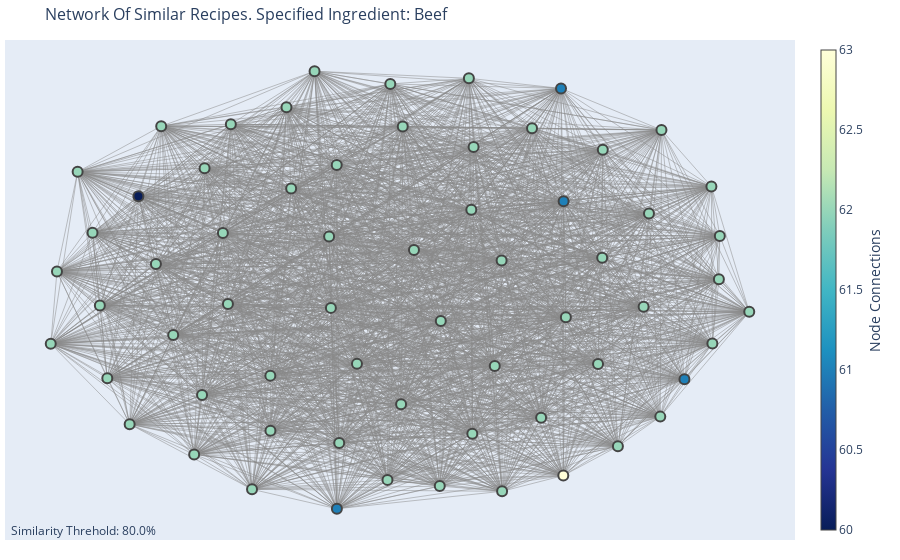

Write notebook code for a chart like this one.
### Markdown cell above
# Network Graph

### Code cell
network_graph(0.8,"beef",f="similar")

### Figure 1 — Plotly figure (JSON) as saved in the notebook; plotly's stock layout.template omitted (floating-point values rounded to 4 significant figures; data arrays with more than 128 entries replaced by an {"elided": "..."} marker saying what was removed)
{"data": [{"hoverinfo": "none", "line": {"color": "#888", "width": 0.5}, "mode": "lines", "type": "scatter", "x": {"elided": "5853 float values"}, "y": {"elided": "5853 float values"}}, {"hoverinfo": "text", "marker": {"color": [62, 62, 62, 62, 62, 62, 62, 62, 62, 62, 62, 62, 62, 62, 62, 62, 62, 62, 62, 62, 63, 61, 62, 62, 60, 62, 62, 62, 61, 62, 62, 62, 62, 62, 62, 62, 62, 62, 62, 62, 62, 62, 62, 62, 62, 62, 61, 62, 62, 62, 62, 62, 62, 62, 62, 62, 62, 62, 61, 62, 62, 62, 62], "colorbar": {"thickness": 15, "title": {"side": "right", "text": "Node Connections"}, "xanchor": "left"}, "colorscale": [[0, "rgb(255,255,217)"], [0.125, "rgb(237,248,177)"], [0.25, "rgb(199,233,180)"], [0.375, "rgb(127,205,187)"], [0.5, "rgb(65,182,196)"], [0.625, "rgb(29,145,192)"], [0.75, "rgb(34,94,168)"], [0.875, "rgb(37,52,148)"], [1, "rgb(8,29,88)"]], "line": {"width": 2}, "reversescale": true, "showscale": true, "size": 10}, "mode": "markers", "text": ["# of connections: 62<br>Recipe Name: Lengua Kare-Kare Recipe<br>Ingredients:<br> 4 lbs. beef tongue<br> ¾ cups peanut<br> ¾ cup almonds<br> 2 bunches bok choy<br> 1 Chinese eggplant<br> 12 string beans cut in 2-inch pieces<br> 1 onion minced<br> 5 cloves garlic chopped<br> 2 quarts water<br> 32 ounces beef broth<br> 4 tablespoons annatto oil<br> Salt to taste", "# of connections: 62<br>Recipe Name: How to Cook Steak<br>Ingredients:<br> 10 ounces T-bone steak<br> 2 teaspoons salt<br> 1 sprig rosemary<br> 2 sprigs thyme<br> ½ teaspoon ground black pepper<br> 2 tablespoons butter<br> 2 tablespoons cooking oil<br> 1 lb. potato peeled and halved<br> ½ cup evaporated milk<br> 1 tablespoon butter<br> Salt and ground black pepper to taste<br> 1 Knorr Beef Cube<br> 3 tablespoons butter<br> 4 tablespoons all-purpose flour<br> 1 ¾ cups water<br> Salt and ground black pepper to taste", "# of connections: 62<br>Recipe Name: Beef Broccoli Recipe with Carrots<br>Ingredients:<br> 1 ½ lbs beef sirloin thinly sliced<br> 1 Knorr Beef Cube<br> 1 cups broccoli floret<br> 2 carrots sliced<br> 3 tablespoons soy sauce<br> 2 tablespoons oyster sauce<br> 1 teaspoon sesame oil<br> 2 teaspoons brown sugar<br> 2 tablespoons cornstarch<br> 1 ½ cups water<br> 1 onion chopped<br> 1 tablespoon garlic minced<br> 3 tablespoons garlic-infused oil<br> 2 teaspoons toasted sesame seeds<br> Salt and ground black pepper to taste", "# of connections: 62<br>Recipe Name: Pinapaitan sa Ampalaya<br>Ingredients:<br> 2 bitter melons<br> 10 ounces beef tripe boiled and chopped<br> 10 ounces beef heart boiled and chopped<br> 4 ounces pork liver sliced<br> 12 ounces beef small intestine boiled and chopped<br> 5 chili pepper<br> 5 kamias bilimbi<br> 1 onion minced<br> 3 thumbs ginger minced<br> 5 cloves garlic minced<br> 5 tablespoons white vinegar<br> 6 cups water<br> 3 tablespoons cooking oil<br> Fish sauce and ground black pepper to taste", "# of connections: 62<br>Recipe Name: Hardinera (Jardinera) Recipe<br>Ingredients:<br> 2 tablespoons cooking oil<br> 1 medium sized onion diced<br> 3 cloves garlic minced<br> 1 lb pork diced<br> 1 cup water<br> 1/2 cup tomato sauce<br> 1/4 cup sweet pickle relish<br> 1/2 cup beef franks or hotdogs diced<br> 1/4 cup raisins<br> 1/2 teaspoon salt<br> 1/2 teaspoon ground black pepper<br> 1/2 beef cube<br> 1/2 cup pineapple chunks<br> 1/4 cup roasted sweet pepper<br> 1/4 cup liver spread<br> 1/4 cup cheese grated<br> 1/2 cup bread crumbs<br> 2 eggs hard boiled<br> sliced or wedged<br> 2 eggs raw", "# of connections: 62<br>Recipe Name: Beef Caldereta Recipe<br>Ingredients:<br> 4 lbs beef short ribs<br> 1 Knorr Beef Cube<br> 14 ounces tomato sauce<br> 1 cup red wine<br> 2 large potato cubed<br> 1 large carrot cubed<br> 1 cup manzanilla olives<br> 2 bell pepper sliced<br> 4 sprigs thyme<br> 2 large onion chopped<br> 1 head garlic chopped<br> 3 tablespoons soy sauce<br> ½ cup liver spread<br> 1 cup water<br> ¼ cup extra virgin olive oil<br> Salt and ground black pepper to taste", "# of connections: 62<br>Recipe Name: Pan Fried Noodles<br>Ingredients:<br> 14 ounces egg noodles<br> ½ lb. beef sliced into thin pieces<br> ¼ cup green onion chopped<br> 3 bunches bok choy<br> ½ cup carrots Julienne<br> 1 onion sliced<br> 2 cloves garlic minced<br> 1 teaspoon minced ginger<br> 5 tablespoons cooking oil<br> 3 ½ Tablespoons oyster sauce<br> 2 teaspoons sesame oil<br> 1 teaspoon sugar<br> 2 Tablespoons soy sauce<br> 3 Tablespoons Shaoxing cooking wine<br> 1 ½ cups water<br> 3 teaspoons cornstarch<br> 1/8 teaspoon ground white pepper", "# of connections: 62<br>Recipe Name: Beef Stroganoff Lasagna<br>Ingredients:<br> 1 lb beef sirloin<br> 8 ounces lasagna<br> 1 onion sliced<br> 2 cups chopped mushroom<br> 3 tablespoons butter<br> 8 ounces mozzarella cheese<br> 1 pack 68 grams Knorr Cream of Mushroom<br> 2 teaspoons paprika<br> ½ cup sour cream<br> 2 ½ cups water", "# of connections: 62<br>Recipe Name: Bulalo Recipe<br>Ingredients:<br> 2 lbs beef shank<br> ½ cabbage whole leaf individually detached<br> 1 bundle bok choy<br> 2 cobs corn each cut into 3 parts<br> 2 Tablespoons whole peppercorn<br> 1/2 cup green onions cut unto 1 1/2 inch pieces<br> 1 onion<br> 34 ounces water<br> fish sauce to taste optional", "# of connections: 62<br>Recipe Name: Beef Pares Lomi<br>Ingredients:<br> 2 1/2 lbs beef kalitiran<br> 1 Knorr Beef Cube<br> 1 lb. fresh miki noodles<br> 5 cloves garlic chopped<br> 1 onion chopped<br> 1 1/2 teaspoons ginger chopped<br> 2 tablespoons potato starch<br> 3 tablespoons brown sugar<br> 2 star anise<br> 1 egg<br> 3 tablespoons soy sauce<br> 6 cups water<br> 3 tablespoons cooking oil<br> Salt and ground black pepper to taste", "# of connections: 62<br>Recipe Name: Baked Spaghetti<br>Ingredients:<br> 1/2 lb spaghetti<br> 1/2 lb. mozzarella cheese<br> 4 ounces quick melt cheese<br> 1 1/2 teaspoons parsley chopped<br> 1 lb ground beef<br> 1 Knorr Beef Cube<br> 15 ounces tomato sauce<br> 15 ounces diced tomato<br> 1 teaspoon Italian seasoning<br> 1 onion chopped<br> 2 cloves garlic minced<br> Salt and ground black pepper to taste", "# of connections: 62<br>Recipe Name: Beef Mechado Recipe<br>Ingredients:<br> 3 cloves garlic crushed<br> 1 piece large onion sliced<br> 2 lbs beef chuck cubed<br> 8 ounces tomato sauce<br> 1 cup water<br> 3 tbsp cooking oil<br> 1 slice lemon with rind<br> 1 piece large potato sliced<br> 1/4 cup soy sauce<br> 1/2 tsp. ground black pepper<br> 2 pieces bay leaves laurel<br> salt to taste", "# of connections: 62<br>Recipe Name: Almondigas Recipe<br>Ingredients:<br> 1 lb ground pork<br> 1 piece patola ridge gourd<br> sliced<br> 4 ounces misua<br> 1 piece onion minced<br> 6 cloves garlic crushed<br> 3 tablespoons fish sauce<br> 1 piece raw egg<br> 1 piece beef cube<br> 1/8 cup all-purpose flour<br> 1 teaspoon Salt<br> 1/2 teaspoon ground black pepper<br> 5 cups water<br> 3 tablespoons cooking oil", "# of connections: 62<br>Recipe Name: Beef Salpicao<br>Ingredients:<br> 1 ½ lbs. beef tenderloin cubed<br> 1 head garlic<br> 1 teaspoon salt<br> 3 tablespoons butter<br> ¼ cup olive oil<br> ½ teaspoon ground black pepper<br> 5 tablespoons Worcestershire Sauce<br> 2 tablespoons oyster sauce", "# of connections: 62<br>Recipe Name: No Oven Baked Macaroni Recipe<br>Ingredients:<br> 1 lb. elbow macaroni<br> 1 lb. ground beef<br> 1 piece Knorr Beef Cube<br> 3 pieces hotdogs sliced crosswise<br> 4 ounces ham chopped<br> 16 ounces tomato sauce<br> 1 1/4 cups banana ketchup<br> 1 piece onion chopped<br> 3 cloves garlic chopped<br> 3 tablespoons all-purpose cream optional<br> 1 piece red bell pepper chopped<br> 1 cup cheddar cheese shredded<br> 1 1/2 tablespoons white sugar<br> 2 ½ cups water<br> Salt and ground black pepper to taste<br> 3 tablespoons cooking oil", "# of connections: 62<br>Recipe Name: Baked Macaroni Recipe<br>Ingredients:<br> 1 lb elbow macaroni uncooked<br> 3 tablespoon butter<br> 1 lb ground beef<br> 1 ½ cup tomatoes diced (in can)<br> 1 piece onions diced<br> 1/2 cup green bell pepper diced<br> 1/2 cup tomato paste<br> 1 teaspoon paprika<br> 1 piece beef cube<br> 1 cup water<br> 1 tablespoon sugar<br> Salt and pepper to taste<br> 3 tbsp butter<br> 3 tbsp all-purpose flour<br> 2 cups fresh milk<br> 1/4 teaspoon salt<br> 1 ounce parmesan cheese grated<br> 2 ounces sharp cheddar cheese grated", "# of connections: 62<br>Recipe Name: Ginisang Munggo (Monggo)<br>Ingredients:<br> 1 1/2 cups Mung beans<br> 1 tbsp garlic<br> ½ lb pork thinly sliced<br> 2 cups spinach (or alugbati)<br> 1 piece tomato chopped<br> 1 piece onion chopped<br> 8 pieces shrimp optional<br> 2 tablespoons fish sauce<br> 24 ounces water for boiling<br> 1 piece Knorr beef cube for flavoring<br> 1/2 cup crushed pork rind chicharon<br> 1/4 teaspoon ground black pepper", "# of connections: 62<br>Recipe Name: Nilagang Baka Recipe<br>Ingredients:<br> 2 lbs. beef sirloin cubed<br> 2 bunches baby bok choy or pechay<br> 1 piece cabbage<br> 6 pieces Saba banana halved<br> 4 pieces baking potato quartered<br> 1 piece white onion halved<br> 4 staks celery chopped<br> 1 piece star anise<br> 4 cups beef broth<br> 4 cups water<br> Salt and pepper to taste", "# of connections: 62<br>Recipe Name: Burger Steak<br>Ingredients:<br> 1 lb. ground beef<br> 1 teaspoon onion powder<br> 1 piece Knorr Beef Cube<br> 1/2 cup breadcrumbs<br> 1/2 teaspoon garlic powder<br> 1 piece egg beaten<br> 1/4 teaspoon ground black pepper<br> ¼ cup cooking oil<br> 2 tablespoons parsley chopped<br> 5 ounces button mushroom thinly sliced<br> 3 tablespoons butter<br> 4 tablespoons all-purpose flour<br> 1 piece Knorr Beef Cube<br> 1/4 teaspoon Knorr liquid seasoning<br> 1/2 teaspoon onion powder<br> 1/4 teaspoon garlic powder<br> 1 3/4 cup water", "# of connections: 62<br>Recipe Name: Beef Pares Kanto Style<br>Ingredients:<br> 3 lbs. beef chuck cut into cubes<br> 1 piece Knorr Beef Cube<br> 3 pieces star anise<br> 1 piece onion chopped<br> 4 cloves garlic chopped<br> 3 thumbs ginger minced<br> 1/4 cup soy sauce<br> 3 tablespoons brown sugar<br> 2 tablespoons cooking oil<br> 1 tablespoon onion powder<br> 1/4 teaspoon ground black pepper<br> 3 quarts water<br> 4 tablespoons cornstarch<br> Salt to taste<br> 3 1/2 cups leftover white rice<br> 5 cloves garlic<br> 3 tablespoons cooking oil<br> Salt to taste", "# of connections: 63<br>Recipe Name: Beef Stroganoff<br>Ingredients:<br> 1 lb. beef sirloin sliced into thin pieces<br> 1 piece onion sliced<br> 8 ounces button mushroom<br> ½ cup sour cream<br> 3 tablespoons cooking oil<br> Salt and ground black pepper to taste<br> 1 lb. egg noodles cooked according to package instructions<br> 2 tablespoons all-purpose flour<br> 2 tablespoons butter<br> 1 piece Knorr Beef Cube<br> 2 cups water", "# of connections: 61<br>Recipe Name: Pancit Batil Patung Recipe<br>Ingredients:<br> 6 oz. minced beef or carabeef<br> 12 oz. fresh Miki noodles<br> 3 to 4 oz. pork liver sliced<br> 1 medium red onion cubed<br> 1 1/2 cup mung bean sprouts<br> 3/4 cups chopped green onions<br> 1 cup shredded cabbage<br> 1 cup carrot julienne<br> 3 tablepespoons soy sauce<br> 1 egg<br> 1/4 teaspoon ground black pepper<br> 6 oz. lechon carajay chopped<br> 3 tablespoons cooking oil<br> 1 lb. beef bones with meat<br> 1 beef cube<br> 1 egg<br> 6 to 8 cups water<br> 1 stalk celery chopped<br> 1 medium carrot cubed<br> 1 small onion cubed", "# of connections: 62<br>Recipe Name: Goto Laman Loob and Tokwat Baboy<br>Ingredients:<br> 1 cup jasmine rice<br> 1 cup glutinous rice<br> 4 quarts water<br> 2 pieces Knorr Beef Cube<br> 1 lb. beef heart<br> 1 lb. ox tripe<br> ½ lb. beef large intestine<br> 1 piece onion chopped<br> 3 thumbs ginger minced<br> 1 head garlic minced<br> 3 stalks lemongrass<br> 4 pieces bay leaves dry<br> 3 tablespoons fish sauce<br> 1 teaspoon turmeric powder<br> 2 teaspoons onion powder<br> 4 tablespoons cooking oil<br> 1 cup green onion chopped<br> ½ cup toasted garlic<br> ¼ cup chili garlic oil<br> Salt and ground black pepper to taste<br> 1 lb. pig cheeks<br> 2 stalks lemongrass<br> 1 quart water<br> 3 pieces bay leaves dried<br> 1 tablespoon salt<br> 14 ounces extra firm tofu<br> 1 ½ cups cooking oil<br> 1 piece red onion sliced<br> 3 pieces Thai chili chopped<br> ¼ cup green onion chopped<br> 4 cloves garlic crushed and chopped<br> ¼ cup soy sauce<br> ¾ cups white vinegar<br> ½ cup lemon lime soda<br> Salt and pepper to taste", "# of connections: 62<br>Recipe Name: Filipino Beef Caldereta (Pulutan Style)<br>Ingredients:<br> 4 lbs beef neck bone chopped<br> 1 piece Knorr Beef Cube<br> 1 1/2 tablespoons soy sauce<br> 2 cups water<br> 1 piece green bell pepper sliced<br> 1 piece red bell pepper sliced<br> 1 piece potato cubed<br> 1 piece carrots sliced<br> 8 ounces tomato sauce<br> 3 tablespoons peanut butter<br> 1 tablespoon liver spread<br> 5 pieces Thai chili pepper chopped<br> 1 piece onion chopped<br> 5 cloves garlic crushed<br> Salt and ground black pepper to taste<br> 3 tablespoons cooking oil", "# of connections: 60<br>Recipe Name: Beef Stir Fry<br>Ingredients:<br> 1 lb. beef tenderloin thinly sliced<br> 3 tablespoons oyster sauce<br> 1 teaspoon soy sauce<br> 1 ½ tablespoons cornstarch<br> 1/2 teaspoon ground black pepper<br> 1- piece green bell pepper sliced into thick strips<br> 1- piece red bell pepper sliced into thick strips<br> 1/2 cup cooking oil", "# of connections: 62<br>Recipe Name: Kinamatisang Baka<br>Ingredients:<br> 4 lbs. beef neck bone<br> 1 piece Knorr beef cube<br> 6 cups water<br> 6 pieces tomato cubed<br> 1 piece onion cubed<br> 5 cloves garlic chopped<br> 12 pieces sitaw sliced in 2-inch pieces<br> 3 cups sweet potato leaves<br> 3 tablespoons cooking oil<br> Patis and ground black pepper to taste", "# of connections: 62<br>Recipe Name: Beef Asado<br>Ingredients:<br> 3 1/2 lbs. beef chuck<br> 1 piece Knorr Beef Cube<br> 8 ounces tomato sauce<br> 3 cups water<br> 6 tablespoons soy sauce<br> 1 1/2 tablespoons white vinegar<br> 2 teaspoons whole peppercorn crushed<br> 4 pieces bay leaves dried<br> 1/2 piece lemon<br> 2 tablespoons tomato paste<br> 3 tablespoons butter<br> 1/2 cup cooking oil<br> 1 piece onion chopped<br> 4 cloves garlic chopped", "# of connections: 62<br>Recipe Name: Easy Beef Nachos<br>Ingredients:<br> 1 lb ground beef<br> 18 ounces tortilla chips<br> 1 teaspoon cumin<br> 2 teaspoons chili powder<br> 1 teaspoon garlic powder<br> 1 teaspoon onion powder<br> Salt and pepper to taste<br> 1 piece tomato chopped<br> 1 piece Serrano pepper sliced<br> 3 tablespoons cooking oil<br> 3 tablespoons butter<br> 3 tablespoons all-purpose flour<br> 2 cups fresh milk<br> 8 ounces quick melt cheese", "# of connections: 61<br>Recipe Name: Beef Papaitan<br>Ingredients:<br> 1 lb beef heart cubed<br> 1 lb beef small intestine cleaned<br> 1 lb beef tripe cleaned<br> 1/2 lb beef liver cubed<br> 1 lb beef kidney cubed<br> 22 grams Knorr Sinigang sa Sampaloc Mix<br> 1 piece onion chopped<br> 3 thumbs ginger minced<br> 5 cloves garlic crushed<br> 3 piece long green pepper sliced<br> 8 cups water<br> beef bile to taste<br> Salt and pepper to taste<br> 3 tablespoons cooking oil", "# of connections: 62<br>Recipe Name: Creamy Lengua with Corn<br>Ingredients:<br> 3 lbs. ox tongue<br> 1 piece Knorr Beef Cube<br> 15 ounces whole kernel corn<br> 10 ounces cream of mushroom<br> 7 ounces all-purpose cream<br> 1 piece onion chopped<br> 7 cloves garlic crushed and minced<br> 3 tablespoons butter<br> 1 1/2 cups water<br> Salt and ground black pepper to taste", "# of connections: 62<br>Recipe Name: Spare Ribs Hamonado<br>Ingredients:<br> 2 lbs spare ribs cut into serving pieces<br> 20 oz. pineapple chunks in can<br> 2 cups beef broth<br> 1 piece onion<br> 5 cloves garlic crushed<br> 3 tablespoons soy sauce<br> 2 1/2 tablespoons brown sugar<br> 3 tablespoons cooking oil<br> Salt and ground black pepper to taste", "# of connections: 62<br>Recipe Name: Bulalo Kare-Kare<br>Ingredients:<br> 3 lbs beef shank bulalo<br> 1 piece Knorr Beef Cube<br> 1 cup roasted peanuts<br> 15 pieces sitaw cut in 2-inch pieces<br> 1 piece eggplant sliced<br> 1 bunch bok choy<br> 1/2 cup annatto seeds<br> 8 cloves garlic crushed and chopped<br> 1 1/2 pints water<br> 2 teaspoons cornstarch diluted in 1/4 cup water<br> ground black pepper to taste<br> 1/2 cup bagoong alamang<br> 3 tablespoons cooking oil", "# of connections: 62<br>Recipe Name: Corned Beef Lomi Batangas Style<br>Ingredients:<br> 12 ounces canned corned beef<br> 1 piece Knorr Beef Cube<br> 12 ounces fresh noodles<br> 1 piece carrot minced<br> 2 pieces eggs raw<br> ½ cup all-purpose flour<br> 5 tablespoons cornstarch<br> 1 piece onion chopped<br> 4 cloves garlic crushed<br> ½ cup green onion chopped<br> 2 tablespoons soy sauce<br> 2 pieces eggs boiled<br> 1 cup chicharon<br> 6 cups water<br> ½ cup cooking oil<br> Salt and ground black pepper to taste", "# of connections: 62<br>Recipe Name: Saucy Beef with Broccoli<br>Ingredients:<br> 1 ½ lbs. beef sirloin<br> 3 tablespoons soy sauce<br> 3 tablespoons cooking wine<br> 4 tablespoons oyster sauce<br> 2 tablespoons cornstarch<br> 2 cups broccoli florets<br> 2 thumbs ginger<br> 1 piece onion<br> 1 ½ cup beef broth<br> 3 tablespoons cooking oil<br> Salt and pepper to taste", "# of connections: 62<br>Recipe Name: Beef and Baby Corn Stir Fry Recipe<br>Ingredients:<br> 3/4 lbs beef sirloin sliced into thin strips<br> 15 pieces baby corn<br> 1 1/2 cups snap peas<br> 1 small red bell pepper sliced into strips<br> 1/4 cup light soy sauce<br> 3 to 4 tablespoons oyster sauce<br> 1 1/2 tablespoons cornstarch<br> 1/2 teaspoon ground black pepper<br> 1/2 teaspoon salt<br> 3 table spoon Shoaxing cooking wine<br> 3 tablespoon cooking oil", "# of connections: 62<br>Recipe Name: Beef Hinalang Recipe<br>Ingredients:<br> 1 1/2 lbs beef thinly sliced<br> 1 piece Knorr Beef Cube<br> 3/4 cup green onion chopped<br> 12 pieces Thai chili pepper chopped<br> 2 tablespoons white vinegar<br> 4 tablespoons soy sauce<br> 1 piece onion chopped<br> 3 thumbs ginger sliced<br> 5 cloves garlic minced<br> 4 cups water<br> 3 tablespoons cooking oil<br> Ground black pepper to taste", "# of connections: 62<br>Recipe Name: Corned Beef Omelet<br>Ingredients:<br> 12 ounces corned beef<br> 3 pieces eggs<br> 1 piece onion<br> 4 cloves garlic<br> 3/4 cup green onion chopped<br> 3 tablespoons Cooking oil<br> Salt and ground black pepper to taste", "# of connections: 62<br>Recipe Name: Beef Kaldereta sa Gata with Peanut Butter<br>Ingredients:<br> 2 lbs. beef chuck cubed<br> 8 ounces tomato sauce<br> 1 piece tomato chopped<br> 2 cups beef broth<br> 2 cups coconut mlk<br> 3 tablespoons peanut butter<br> 1 piece onion chopped<br> 5 cloves garlic chopped<br> 2 pieces potato cubed<br> 1 piece red bell pepper sliced<br> 1 piece green bell pepper sliced<br> 3 pieces Thai chili pepper optional<br> 3 tablespoons cooking oil<br> Salt and ground black pepper to taste", "# of connections: 62<br>Recipe Name: Bulalugaw Recipe<br>Ingredients:<br> 2 lbs beef shank<br> 1 piece Knorr Beef Cube<br> 1 cup Jasmine rice<br> 1 piece sweet corn<br> 3/4 cup scallions chopped<br> 1/4 cup roasted garlic<br> 1 piece onion chopped<br> 1 head garlic crushed<br> 1/2 cup chicharon crushed<br> 3 pieces egg boiled<br> 2 quarts water<br> 3 tablespoons cooking oil<br> 1/2 teaspoon salt<br> Fish sauce and ground white pepper to taste", "# of connections: 62<br>Recipe Name: Beef Stroganoff<br>Ingredients:<br> 1 1/2 lbs beef sirloin<br> 6 ounces mushrooms sliced<br> 10 ounces cream of mushroom soup<br> 1 cup sour cream<br> 1 piece onion chopped<br> 2 tablespoons all-purpose flour<br> 3 tablespoons butter<br> 2 tablespoons olive oil<br> 2 cups beef broth<br> Salt and ground black pepper to taste", "# of connections: 62<br>Recipe Name: Beef Tripe Kare Kare<br>Ingredients:<br> 2 lbs. beef tripe sliced<br> 1 piece Knorr Beef Cube<br> 1 bunch baby bok choy<br> 15 pieces snake beans cut into 2-inch pieces<br> 1 piece Chinese eggplant sliced<br> 1 ½ cup peanut processed until smooth and creamy<br> ½ cup annatto seeds<br> 1 piece onion minced<br> 5 cloves garlic minced<br> 1 ½ tablespoons glutinous rice flour<br> 6 cups water<br> 3 tablespoons cooking oil<br> Ground black pepper and shrimp paste bagoong alamang to taste", "# of connections: 62<br>Recipe Name: Pinoy Style Baked Macaroni with White Sauce<br>Ingredients:<br> 1 lb. elbow macaroni<br> 1 piece Knorr Beef Cube<br> ½ lb. ground beef<br> ½ lb. ground pork<br> ½ cup red bell pepper chopped<br> ½ cup green bell pepper chopped<br> 15 ounces tomato sauce<br> 1 piece onion<br> 4 cloves garlic chopped<br> 2 teaspoons sugar<br> Salt and ground black pepper to taste<br> 3 tablespoons cooking oil<br> ¾ cup water<br> ¼ cup butter salted<br> 2 cups milk<br> 3 ½ tablespoons all-purpose flour<br> ¾ cups cheddar cheese shredded", "# of connections: 62<br>Recipe Name: Longanisa Fried Rice and Ginisang Corned Beef with Kalabasa<br>Ingredients:<br> 3 pieces longanisa<br> 2 pieces egg<br> 4 1/2 cups leftover rice<br> 1 teaspoon salt<br> 1/4 cup butter<br> 1/2 cup carrot diced<br> 1/2 cup green peas<br> ground black pepper to taste<br> 12 ounces corned beef<br> 2 pieces onion sliced<br> 5 cloves garlic crushed<br> 3 tablespoons cooking oil<br> 1/4 piece butternut squash cubed<br> 1/2 cup water<br> Salt and ground black pepper to taste", "# of connections: 62<br>Recipe Name: Homemade Kalabasa and Corned Beef Nuggets<br>Ingredients:<br> 12 ounces corned beef<br> 2 cups kalabasa<br> 1 piece egg<br> 1 teaspoon garlic powder<br> 1/2 teaspoon ground black pepper<br> 1 teaspoon salt<br> 1 cup breadcrumbs for the mixture<br> 1/2 cup breadcrumbs for coating<br> 2 1/2 cups cooking oil", "# of connections: 62<br>Recipe Name: Chicken Adobo Fried Rice and Tortang Corned Beef<br>Ingredients:<br> 1 cup chicken adobo shredded and chopped<br> 4 cups leftover rice<br> 1/2 teaspoon salt<br> 4 cloves garlic crushed<br> 3 tablespoons cooking oil<br> 1 1/2 cups corned beef sauteed<br> 1 piece egg<br> 1/8 teaspoon ground black pepper<br> 4 tablespoons cooking oil", "# of connections: 62<br>Recipe Name: Asian Beef with Mushroom<br>Ingredients:<br> 1 lb. sirloin thinly sliced and cut into serving pieces<br> 1 1/2 cups white mushrooms sliced<br> 15 pieces snow peas<br> 6 tablespoons soy sauce<br> 1/2 teaspoon ginger minced<br> 1/2 teaspoon garlic powder<br> 1/2 cup beef broth<br> 1 piece yellow onion sliced<br> 1/4 cup cooking wine<br> 3 tablespoons cooking oil<br> 1 1/2 tablespoons cornstarch diluted in 3 tablespoons water<br> 1/8 teaspoon ground black pepper<br> Salt to taste", "# of connections: 61<br>Recipe Name: Red Wine Beef Stew<br>Ingredients:<br> 2 lbs. beef chuck cubed<br> 1 1/2 cup red wine<br> 3 cups beef broth<br> 4 strips bacon chopped<br> 15 pieces pearl onion<br> 3 ounces tomato paste<br> 1 piece carrot sliced<br> 5 sprigs thyme<br> 1 piece onion chopped<br> 6 cloves garlic minced<br> Salt and pepper to taste", "# of connections: 62<br>Recipe Name: Galbi Recipe<br>Ingredients:<br> 3 lbs beef short ribs sliced<br> 3/4 cups light soy sauce<br> 3 tablespoons garlic minced<br> 4 tablespoons brown sugar<br> 2 tablespoons granulated white sugar<br> 1 tablespoon rice wine<br> 1 tablespoon sesame oil<br> 1/4 teaspoon chili powder", "# of connections: 62<br>Recipe Name: Paklay Recipe<br>Ingredients:<br> 1 cup Bamboo shoots julienne<br> 1 lb. pig liver sliced into thin strips<br> 20 oz Pineapple chunks<br> 5 pieces dried bay leaves<br> 1/2 lb. pig kidney cleaned<br> 1/2 lb. pig heart<br> 1 lb. ox tripe<br> 1/2 lb. pig stomach<br> 1 piece red onion minced<br> 1 head garlic minced<br> 2 1/2 teaspoons Annatto powder<br> 2 thumbs ginger minced<br> 1 piece red bell pepper julienned<br> 1 piece beef cube or 2 teaspoons beef powder<br> 2 cups water for cooking<br> 5 cups water for boiling<br> Salt and pepper to taste<br> 3 tablespoons olive oil", "# of connections: 62<br>Recipe Name: Creamy Lengua in White Sauce<br>Ingredients:<br> 2 1/2 lbs. ox tongue boiled and sliced<br> 1 cup button mushroom sliced<br> 1/4 cup butter<br> 1 piece Knorr Beef Cube<br> 1 piece onion minced<br> 1/2 teaspoon garlic powder<br> 1 cup heavy whipping cream<br> 1/2 cup Lady’s Choice Mayonnaise<br> 2 cups water<br> Salt and ground black pepper to taste", "# of connections: 62<br>Recipe Name: Tapsilog<br>Ingredients:<br> 1 lb. beef sirloin sliced thinly<br> 3 pieces eggs<br> 6 tablespoons cooking oil<br> 3 tablespoons Knorr Liquid Seasoning<br> 6 cloves crushed garlic<br> ¾ cups pineapple juice<br> 2 tablespoons brown sugar<br> ¼ teaspoon ground white pepper<br> 5 cups leftover rice<br> 1 teaspoon salt<br> 5 cloves garlic crushed", "# of connections: 62<br>Recipe Name: Beef Pares<br>Ingredients:<br> 2 ½ lbs. beef cubed<br> 1 piece Knorr Beef Cube<br> 2 pieces star anise<br> ¼ cup brown sugar<br> ½ cup scallions chopped<br> 2 thumbs ginger minced<br> 6 tablespoons soy sauce<br> 1 piece onion chopped<br> 5 cloves garlic crushed<br> 2 ½ cups water<br> 3 tablespoons cooking oil<br> Salt and ground black pepper to taste", "# of connections: 62<br>Recipe Name: Beef Kaldereta Recipe<br>Ingredients:<br> 2 lbs beef cubed<br> 3 pieces garlic cloves crushed and chopped<br> 1 piece onion finely chopped<br> 2 cups beef broth<br> 1 piece red bell pepper sliced<br> 1 piece green bell pepper sliced<br> 1 cup tomato sauce<br> ½ cup liver spread processed using blender<br> 1 teaspoon chili flakes<br> 3 pieces dried bay leaves<br> 2 cups potatoes sliced<br> 2 cups carrots sliced<br> 1/4 cup cooking oil<br> ⅔ cup green olives<br> salt and pepper to taste", "# of connections: 62<br>Recipe Name: Spaghetti and Meatballs<br>Ingredients:<br> 1/2 lb. Spaghetti<br> 6 cups water for boiling<br> 1/2 lb. ground pork<br> 1/2 lb. ground beef<br> 1/4 cup bread crumbs<br> 1 egg<br> 3 cloves garlic minced<br> 1/4 cup Parmesan cheese<br> 12 pieces Cheddar cheese cubed<br> 1/4 teaspoon ground black pepper<br> 1/2 teaspoon salt<br> 4 tablespoons extra virgin olive oil<br> 14 oz. Stewed tomato<br> 14 oz. tomato sauce<br> 1 Knorr Beef Cube<br> 1 piece onion chopped<br> 3 cloves garlic minced<br> 5 pieces basil leaves<br> Salt and ground black pepper to taste", "# of connections: 62<br>Recipe Name: Salisbury Steak with Mashed Potato<br>Ingredients:<br> 1 lb. ground beef<br> 1 piece Knorr Beef Cube<br> 6 tablespoons bread crumbs<br> 2 tablespoons mustard powder<br> 1 tablespoons tomato ketchup<br> 2 tablespoons Worcestershire Sauce<br> ¼ teaspoon ground black pepper<br> ½ teaspoon salt<br> 3 tablespoons butter<br> 3 tablespoons olive oil<br> 1 piece Knorr Beef Cube<br> 1 ½ tablespoons tomato ketchup<br> 1 piece onion sliced<br> 1 ½ tablespoons Worcestershire sauce<br> 2 cups water<br> 2 tablespoons cornstarch<br> Salt and ground black pepper to taste<br> 3 pieces baking potato<br> ¾ cups fresh milk<br> 2 tablespoons butter<br> 6 cups water for boiling<br> 1 ½ teaspoons salt<br> 1/8 teaspoon ground black pepper", "# of connections: 62<br>Recipe Name: Beef with Broccoli<br>Ingredients:<br> 1 lb. beef sliced into thin pieces<br> 2 cups broccoli cut into florets<br> 2 teaspoons ginger minced<br> 2 cloves garlic minced<br> 1 tablespoon cornstarch<br> 1/2 to 3/4 cups water optional<br> ¼ cup cooking oil<br> Salt and ground black pepper to taste<br> 1/4 cup oyster sauce<br> 1 tablespoon Knorr Liquid Seasoning<br> 1/2 teaspoon Sesame oil optional<br> 3 tablespoons cooking wine optional<br> 1 teaspoon granulated white sugar", "# of connections: 62<br>Recipe Name: Ampalaya Con Carne Recipe<br>Ingredients:<br> ½ lb beef sirloin sliced into thin pieces<br> 1 piece ampalaya cored and sliced<br> 1 piece onion chopped<br> ¾ cups water<br> 3 tablespoons cooking oil<br> 2 tablespoons oyster sauce<br> 3 tablespoons soy sauce<br> 1 ½ teaspoon Sesame oil<br> 1 ½ teaspoons cornstarch<br> 4 cloves garlic minced<br> 1 thumb ginger minced<br> ½ teaspoon ground black pepper", "# of connections: 62<br>Recipe Name: Christmas Lasagna<br>Ingredients:<br> 1 lb. ground beef<br> ½ lb. ground Italian sausage<br> 1 piece Knorr Beef Cube<br> 12 pieces lasagna<br> 1 cup shredded Mozzarella cheese<br> 12 ounces Ricotta cheese<br> ¾ cup grated Parmesan cheese<br> 29 ounces diced tomato canned<br> 3 ounces tomato paste<br> ¾ cups water<br> 2 pieces yellow onion chopped<br> 3 tablespoons chopped parsley<br> ¼ cup chopped fresh basil<br> 1 teaspoon Italian seasoning<br> 3 cloves garlic minced<br> 3 tablespoons olive oil<br> Salt ground black pepper<br> and sugar to taste", "# of connections: 61<br>Recipe Name: Bistek Tagalog (beefsteak) Recipe<br>Ingredients:<br> 1 1/2 lbs beef sirloin thinly sliced<br> 5 tablespoons soy sauce<br> 4 pieces calamansi or 1-piece lemon<br> 1/2 tsp ground black pepper<br> 3 cloves garlic minced<br> 3 pieces yellow onion sliced into rings<br> 4 tablespoons cooking oil<br> 1 cup water<br> 1 pinch salt", "# of connections: 62<br>Recipe Name: Kare Kare<br>Ingredients:<br> 3 lbs oxtail cut in 2 inch slices you an also use tripe or beef slices<br> 1 piece small banana flower bud sliced<br> 1 bundle pechay or bok choy<br> 1 bundle string beans cut into 2 inch slices<br> 4 pieces eggplants sliced<br> 1 cup ground peanuts<br> 1/2 cup peanut butter<br> 1/2 cup shrimp paste<br> 34 Ounces water about 1 Liter<br> 1/2 cup annatto seeds soaked in a cup of water<br> 1/2 cup toasted ground rice<br> 1 tbsp garlic minced<br> 1 piece onion chopped<br> salt and pepper", "# of connections: 62<br>Recipe Name: Carbonara Recipe Filipino Style<br>Ingredients:<br> 3/4 lb. spaghetti<br> 1 piece Knorr beef cube<br> 7 strips bacon<br> 15 ounces all-purpose cream<br> 6 tablespoons grated Parmesan cheese<br> 1 piece yellow onion chopped<br> 2 cloves garlic minced<br> 1/8 teaspoon ground nutmeg<br> 1 teaspoon salt<br> 2 quarts water", "# of connections: 62<br>Recipe Name: Kare Kare Recipe<br>Ingredients:<br> 1 1/2 lb. ox tail<br> 1 lb beef tripe<br> 1 piece Knorr Beef Cube<br> 1 bunch pechay<br> 1 piece talong sliced<br> 12 pieces sitaw cut into 2 inch pieces<br> 1 cup sliced banana blossoms<br> 3/4 cup peanut butter<br> 1/2 cup annatto seeds<br> 1/4 cup bagoong alamang<br> 1 teaspoon cornstarch<br> 1 piece yellow onion<br> 4 cloves garlic crushed<br> 3 tablespoons cooking oil<br> 2 quarts water", "# of connections: 62<br>Recipe Name: Spicy Pork Kaldereta Recipe<br>Ingredients:<br> 2 lbs pork belly<br> 1 pieces carrot sliced<br> 2 pieces potato cubed<br> 1 can diced tomato 14 oz.<br> 1 piece red bell pepper<br> 1 can liver spread 85 grams<br> 6 pieces Thai chili pepper chopped<br> 3/4 cup green pea<br> 2 cups beef broth<br> 1 piece red onion<br> 4 cloves garlic crushed<br> 2 tablespoons soy sauce<br> 3 tablespoons cooking oil"], "type": "scatter", "x": [0.4759, 0.4051, 0.7491, -0.5044, 0.5814, -0.8348, 0.9132, 0.1155, 0.8946, -0.3227, -0.1719, 0.009677, -0.3688, 0.2056, 0.1987, -0.7709, -0.4211, 0.7457, 0.6246, -0.6807, 0.4686, -0.1786, -0.3684, 0.2727, -0.7458, -0.2008, 0.5678, -0.5865, 0.8148, 0.04178, 0.9159, 1.0, -0.2424, -0.4816, -0.5639, -0.9786, -0.877, 0.2936, 0.004944, -0.6464, 0.6981, 0.2085, 0.3791, -0.856, 0.5797, -0.4899, 0.4695, -0.1957, 0.2923, 0.7134, 0.2122, -0.5567, -0.3093, -0.02587, -0.1212, -0.9195, 0.1184, -0.6958, 0.462, -0.179, -0.03395, 0.8918, -0.9964], "y": [-0.1284, -0.5859, 0.7228, 0.2547, 0.6329, -0.4058, 0.04389, -0.8964, -0.2484, 0.826, -0.7008, 0.7383, -0.3941, 0.3598, 0.9577, -0.6148, -0.9111, -0.5805, -0.7157, 0.74, -0.8485, -0.9993, -0.6451, -0.3503, 0.4212, 0.2387, -0.3415, -0.7523, -0.4103, 0.1776, 0.241, -0.1042, 0.9897, 0.749, -0.4822, 0.07955, 0.2558, -0.92, -0.5239, -0.2096, -0.08113, -0.6579, 0.731, -0.07517, 0.1413, -0.06848, 0.3988, -0.08608, 0.1297, 0.3434, 0.6454, 0.5487, 0.4565, 0.9319, -0.3407, 0.5324, -0.1453, 0.1133, 0.9116, 0.5634, -0.8681, 0.4655, -0.2495]}], "layout": {"annotations": [{"showarrow": false, "text": "Similarity Threhold: 80.0%", "x": 0.005, "xref": "paper", "y": -0.002, "yref": "paper"}], "autosize": true, "hovermode": "closest", "margin": {"b": 20, "l": 5, "r": 5, "t": 40}, "showlegend": false, "title": {"font": {"size": 16}, "text": "Network Of Similar Recipes. Specified Ingredient: Beef"}, "xaxis": {"autorange": true, "range": [-1.128, 1.132], "showgrid": false, "showticklabels": false, "type": "linear", "zeroline": false}, "yaxis": {"autorange": true, "range": [-1.163, 1.154], "showgrid": false, "showticklabels": false, "type": "linear", "zeroline": false}}}
